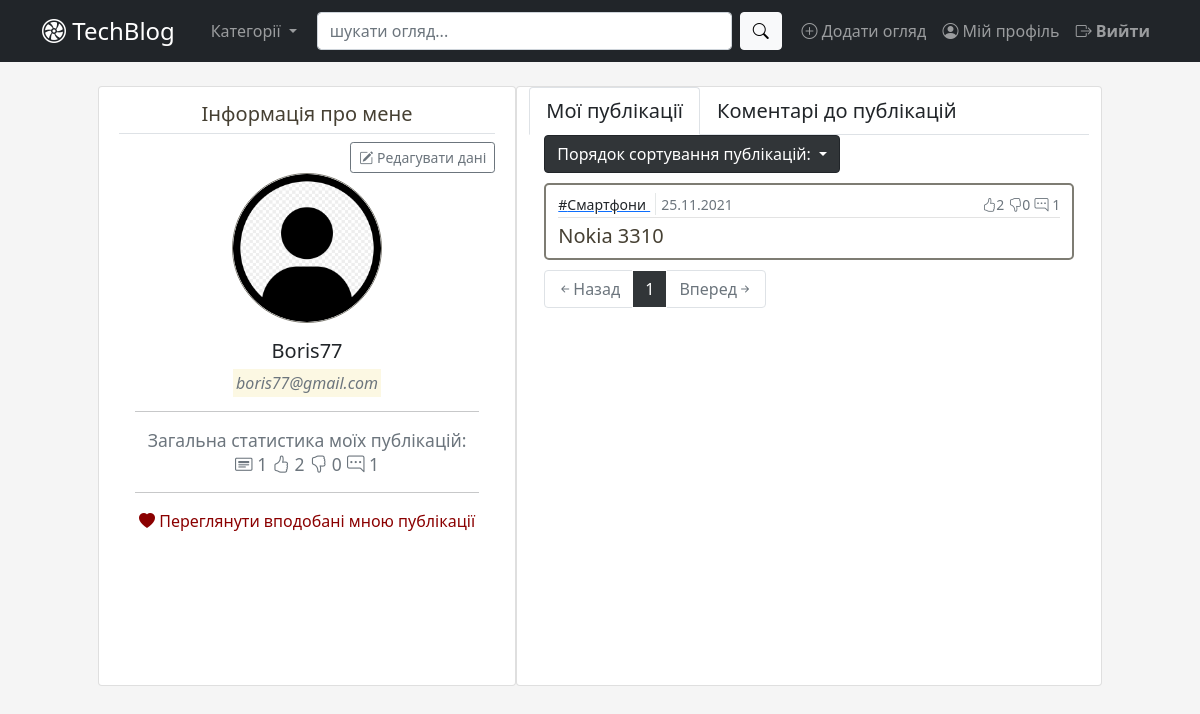
Before: /auth/account (signed in) with the older database file.
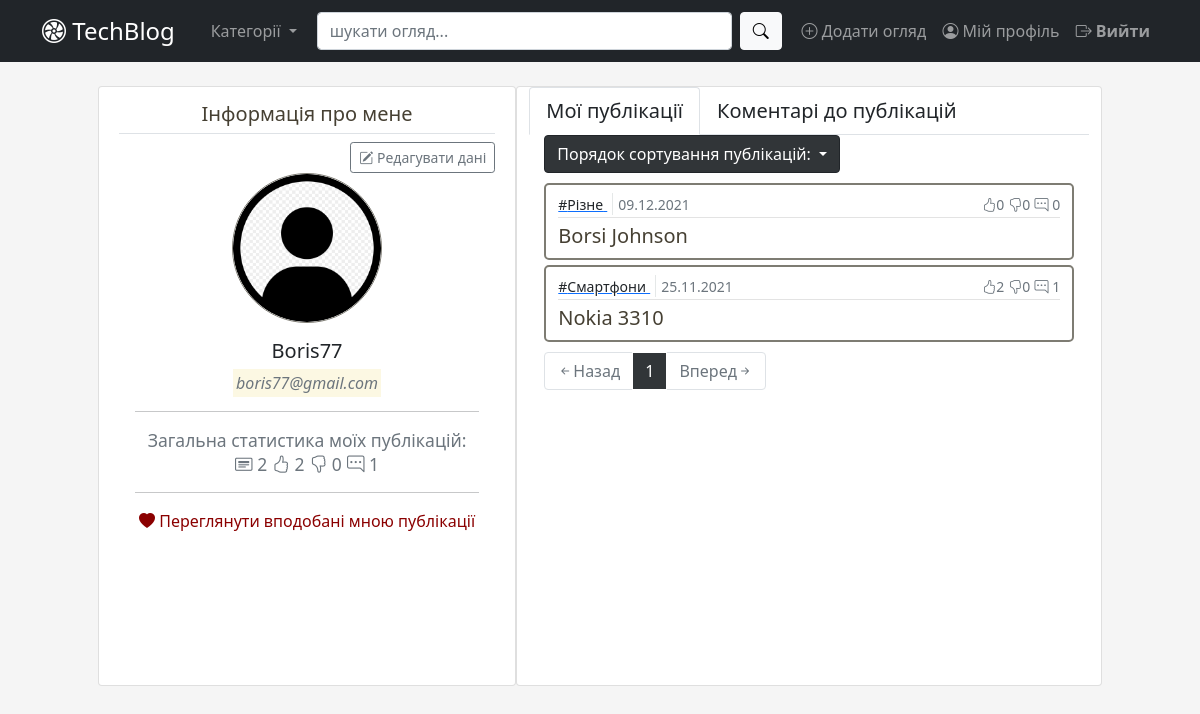
After: the same page with the newer database file.
### app/user/models.py (models this page shows, shortened)
class User(db.Model, UserMixin):  # type: ignore
    id = db.Column(db.Integer, primary_key=True)  # type: ignore
    username = db.Column(db.String(30), unique=True, nullable=False)
    email = db.Column(db.String(50), unique=True, nullable=False)
    password = db.Column(db.String(30), nullable=False)
    picture = db.Column(db.String(20), nullable=False,
                        server_default='default.jpg')  # type: ignore
    admin = db.Column(db.Boolean, default=False)  # type: ignore
    comment = db.relationship('Comment', backref='user_br', lazy=True)
    like = db.relationship('Like', backref='user_br', lazy=True)
    posts = db.relationship('Post', backref='user_br', lazy=True)
    def is_admin(self):
        return self.admin
    def get_statistic(self):
        posts = Post.query.filter_by(user_id=self.id)
        result = {
            'posts_num': posts.count(),
            'likes': 0,
            'dislikes': 0,
            'comments': 0
        }
        for post in posts:
            result['likes'] = result['likes'] + post.total_likes
            result['dislikes'] = result['dislikes'] + post.total_dislikes
            result['comments'] = result['comments'] + post.total_comments
        return result
    def get_liked_posts(self):
        return db.session.query(Post).join(Like).\
            filter(Like.post_id == Post.id, Like.status == True).\
            filter(Like.user_id == self.id).order_by(Like.id.desc())

### app/blog/models.py (models this page shows, shortened)
class Post(db.Model):  # type: ignore
    __searchable__ = ['title']
    id = db.Column(db.Integer, primary_key=True)  # type: ignore
    category_id = db.Column(db.Integer, db.ForeignKey('category.id'),
                            nullable=False)  # type: ignore
    user_id = db.Column(db.Integer(), db.ForeignKey('user.id'))  # type: ignore
    title = db.Column(db.String(100), nullable=False)  # type: ignore
    content = db.Column(db.Text)  # type: ignore
    created_at = db.Column(db.DateTime, default=datetime.now)  # type: ignore
    comments = db.relationship('Comment', backref='post_br', lazy=True)
    likes = db.relationship('Like', backref='post_br', lazy=True)
    @hybrid_property
    def total_comments(self):
        return Comment.query.filter(Comment.post_id == self.id).count()
    @hybrid_property
    def total_likes(self):
        return Like.query.filter(
            Like.post_id == self.id,
            Like.status == True).count()
    @hybrid_property
    def total_dislikes(self):
        return Like.query.filter(
            Like.post_id == self.id,
            Like.status == False).count()

class Category(db.Model):  # type: ignore
    id = db.Column(db.Integer, primary_key=True)  # type: ignore
    name = db.Column(db.String(25), unique=True, nullable=False)
    category = db.relationship('Post', backref='category_br', lazy=True)

### app/user/views.py (the view)
@user_bp.route("/account")
@login_required
def account():
    posts = Post.query.filter_by(user_id=current_user.id)
    posts, sort_by = handle_posts_view(posts,
                                       request.args)
    comments = db.session.query(Comment).join(Post). \
        filter(Comment.post_id == Post.id,
               Comment.user_id != current_user.id,
               Post.user_id == current_user.id). \
        order_by(Comment.created_at.desc())
    return render_template('account.html', posts=posts, sort_by=sort_by,
                           liked_posts=current_user.get_liked_posts(),
                           comments=comments)

### app/user/models.py (called while the page is built)
@login_manager.user_loader
def load_user(user_id):
    return User.query.get(int(user_id))

### app/utils.py (called while the page is built)
def sort_posts(posts, sort_by):
    print('sort_posts')
    if sort_by == 'best':
        print('best')
        return posts.order_by(
            (Post.total_likes - Post.total_dislikes).desc(),
            Post.total_likes.desc()
        )
    elif sort_by == 'oldest':
        print('oldest')
        return posts.order_by(Post.created_at.asc())
    else:
        print('newest')
        return posts.order_by(Post.created_at.desc())

def handle_posts_view(posts, request_args):
    page = request_args.get('page', 1, type=int)
    sort_by = request_args.get('sort_by', 'newest', type=str)
    posts = sort_posts(posts, sort_by)
    posts = posts.paginate(page=page, per_page=5)
    return posts, sort_by

### app/user/templates/user/account.html (shortened to what this page needs)
{% extends "base.html" %}
{% block main %}
  {% from "_render_field.html" import render_liked_post_item, render_post_item_account, pagination_block, render_sorting_menu %}
  <div id="profile-main" class="row blogger-profile-section">
    <div id="profile-info" class="card col-5">
      <div class="p-2">
        <legend class="border-bottom text-center text-title p-1">Інформація про мене</legend>
        <div align="right"><a href="{{url_for('user_bp_in.account_update')}}" role="button" class="btn btn-outline-secondary btn-sm bi bi-pencil-square m-0" id="edit-button"> Редагувати дані</a></div>
          <div align="center">
            <img src="{{url_for('static',filename='profile_pictures/' + current_user.picture)}}" class="rounded-circle profile-img" alt="profile-image">
            <div class="card-body">
              <h5 class="card-title">{{ current_user.username }}</h5>
              <mark><em class="card-title text-muted">{{ current_user.email }}</em></mark>
              {% if posts.items[0] %}
                <hr>
                <div class="mt-3 h5">
                  <small class="text-muted">Загальна статистика моїх публікацій:</small>
                  <p>
                    <small class="text-muted"><i class="bi bi-card-heading" title="Загальна кількість публікацій"></i> {{current_user.get_statistic()['posts_num'] }}</small>
                    <small class="text-muted"><i class="bi bi-hand-thumbs-up" title="Кількість лайків"></i> {{ current_user.get_statistic()['likes'] }}</small>
                    <small class="text-muted"><i class="bi bi-hand-thumbs-down" title="Кількість дизлайків"></i> {{ current_user.get_statistic()['dislikes'] }}</small>
                    <small class="text-muted"><i class="bi bi-chat-right-dots" title="Кількість коментарів"></i> {{ current_user.get_statistic()['comments'] }}</small>
                  </p>
                </div>
              {% endif %}
              <hr>
              <div align="center"><a id="show-liked-link" class="bi bi-heart-fill m-0" data-bs-toggle="offcanvas" href="#offcanvasLikedPosts" role="button" aria-controls="offcanvasLikedPosts"> Переглянути вподобані мною публікації</a></div>
            </div>
        </div>
      </div>
    </div>
    <div id="posts-info" class="card col">
      <nav>
        <div class="nav nav-tabs" id="nav-tab" role="tablist">
            <button class="nav-link active text-dark text-title" id="nav-my-posts-tab" data-bs-toggle="tab" data-bs-target="#nav-my-posts" type="button" role="tab" aria-controls="nav-my-posts" aria-selected="true">Мої публікації</button>
            <button class="nav-link text-dark text-title" id="nav-new-comments-tab" data-bs-toggle="tab" data-bs-target="#nav-new-comments" type="button" role="tab" aria-controls="nav-new-comments" aria-selected="false" title="до моїх публікацій">Коментарі до публікацій</button>
        </div>
      </nav>
      <div class="tab-content" id="nav-tabContent" style="overflow-y: scroll; overflow: auto;">
          <div class="tab-pane fade show active" id="nav-my-posts" role="tabpanel" aria-labelledby="nav-my-posts">
            {{ render_sorting_menu() }}
            {% for post in posts.items %}
               {{ render_post_item_account(post) }}
            {% endfor %}
            {{ pagination_block(posts, sort_by) }}
          </div>
      </div>
    </div>
  </div>
{% endblock main %}

### app/templates/base.html (shortened to what this page needs)
<!DOCTYPE html>
<html>
<head lang="en">
  <link href="https://cdn.jsdelivr.net/npm/bootstrap@5.1.3/dist/css/bootstrap.min.css" rel="stylesheet">
  <link rel="stylesheet" href="https://cdn.jsdelivr.net/npm/bootstrap-icons@1.7.1/font/bootstrap-icons.css">
  <link rel="stylesheet" type="text/css" href="{{ url_for('static', filename='css/custom.css') }}">
  <link href="https://cdn.jsdelivr.net/npm/summernote@0.8.18/dist/summernote-lite.min.css" rel="stylesheet">
  </head>
<body>
  <header>
    <nav class="navbar navbar-expand-lg navbar-dark bg-dark">
      <div class="container">
        <a class="navbar-brand fs-4" href="/"><i class="bi bi-fan"></i> TechBlog</a>
          <li class="navbar-nav dropdown">
            <a class="nav-link dropdown-toggle" href="#" id="navbarDropdown" role="button" data-bs-toggle="dropdown" aria-expanded="false">
              Категорії
            </a>
          </li>
          <div class="col-5">
            <form class="d-flex" method="GET" action="{{ url_for('blog_bp_in.search') }}">
              <input class="form-control me-2" name="query" id="query" type="search" placeholder="шукати огляд..." aria-label="Search">
              <button class="btn btn-light bi bi-search" type="submit"></button>
            </form>
          </div>
          <div class="navbar-nav">
            {% if current_user.is_authenticated %}
              <a class="nav-item nav-link rounded bi bi-plus-circle" href="{{ url_for('blog_bp_in.post_create') }}"> Додати огляд</a>
              <a class="nav-item nav-link rounded bi bi-person-circle" href="{{ url_for('user_bp_in.account') }}"> Мій профіль</a>
              <a class="nav-item nav-link rounded bi bi-box-arrow-right" href="{{ url_for('user_bp_in.logout') }}"> <b>Вийти</b></a>
            {% else %}
              <a class="nav-item nav-link rounded bi bi-box-arrow-in-right" href="{{ url_for('user_bp_in.login') }}"> <b>Увійти</b></a>
              <a class="nav-item nav-link rounded bi bi-person-plus-fill" href="{{ url_for('user_bp_in.register') }}"> <b>Зареєструватись</b></a>
            {% endif %}
          </div>
      </div>
    </nav>
  </header>
  <main class="container d-flex flex-column">
    <br>
    <div>
    {% block main %}
    {% endblock %}
    </div>
  </main>
</body>
</html>

### app/templates/_render_field.html (shortened to what this page needs)
{% macro render_post_item_account(post) %}
  <article class="media article-section base-article-property">
    <div class="media-body">
      <div class="article-metadata">
        <a class="separator" href="{{url_for('blog_bp_in.posts_by_category', id=post.category_br.id)}}">
          <small class="link-dark">#{{ post.category_br.name }}</small>
        </a>
        <small class="text-muted">{{ post.created_at.strftime('%d.%m.%Y') }}</small>
        <div class="align-right">
          <small class="text-muted"><i class="bi bi-hand-thumbs-up"></i>{{post.total_likes}}</small>
          <small class="text-muted"><i class="bi bi-hand-thumbs-down"></i>{{post.total_dislikes}}</small>
          <small class="text-muted"><i class="bi bi-chat-right-dots"></i> {{post.total_comments}}</small>
        </div>
      </div>
        <a class="article-title-small" href="{{url_for('blog_bp_in.post_view', post_id=post.id)}}"> {{ post.title }} </a>
    </div>
  </article>
{% endmacro %}
{% macro render_sorting_menu() %}
  <div class="dropdown block-margin">
    <button class="btn btn-dark dropdown-toggle" type="button" data-bs-toggle="dropdown" aria-expanded="false">
      Порядок сортування публікацій:
    </button>
  </div>
{% endmacro %}
{% macro pagination_block(posts, sort_by) %}
  <ul class="pagination">
     {% if posts.has_prev %}
        <li class="page-item" aria-current="page"><a class="page-link" href="{{ url_for(request.url_rule.endpoint, sort_by=sort_by, page=posts.page-1) }}"><i class="bi bi-arrow-left-short"></i>Назад</a></li>
     {% else %}
        <li class="page-item disabled" aria-current="page"><a class="page-link"><i class="bi bi-arrow-left-short"></i>Назад</a></li>
     {% endif %}
     {% for page_num in posts.iter_pages(left_edge=1, right_edge=1, left_current=2, right_current=3) %}
        {% if page_num %}
          {% if posts.page == page_num %}
              <li class="page-item active" aria-current="page"><a class="page-link" href="{{ url_for(request.url_rule.endpoint, sort_by=sort_by, page=page_num) }}">{{ page_num }}</a></li>
          {% else %}
              <li class="page-item"><a class="page-link" href="{{ url_for(request.url_rule.endpoint, sort_by=sort_by, page=page_num) }}">{{ page_num }}</a></li>
          {% endif %}
        {% else %}
           <li class="page-item disabled"> <a class="page-link"> ... </a></li>
        {% endif %}
     {% endfor %}
     {% if posts.has_next %}
        <li class="page-item" aria-current="page"><a class="page-link" href="{{ url_for(request.url_rule.endpoint, sort_by=sort_by, page=posts.page+1) }}">Вперед<i class="bi bi-arrow-right-short"></i></a></li>
     {% else %}
        <li class="page-item disabled" aria-current="page"><a class="page-link">Вперед<i class="bi bi-arrow-right-short"></i></a></li>
     {% endif %}
  </ul>
{% endmacro %}

### app/static/css/custom.css (style rules this page uses)
body { background-color: #f5f5f5; !important; }
.article-section { background: white; padding: 10px 20px; border: 2px solid #7E7C73; border-radius: 5px; margin: 5px 15px; }
.article-metadata { padding-bottom: 1px; margin-bottom: 3px; border-bottom: 1px solid #e3e3e3; }
.profile-img { display: block; height: 150px; width: 150px; border: 1px solid #7E7C73; }
.align-right { float:right; }
#posts-info { height:600px; }
.article-title-small { font-size: 20px; color: #464033; font-weight: 500; text-decoration: none; }
.base-article-property { margin:5px 15px; padding: 7px 12px; text-align: left; }
#edit-button { margin:5px; position:sticky; top:0; right:0; }
.blogger-profile-section { overflow:auto; margin:auto; width:90%; }
.text-title { font-size: 20px; color: #464033; font-weight: 400; }
#show-liked-link { color: #8b0000; text-decoration: none; }
.separator { border-right: thin solid #E5E8E8; padding-right: 5px; margin-right: 5px; }
.pagination { margin: 10px 15px; }
.page-link { color: #313538; }
.page-item.active .page-link { background: #313538; color: white; border-color: white; }
.btn.btn-dark.dropdown-toggle { background: #313538; }
.block-margin { margin-left: 15px; margin-bottom: 10px; }

Changed rows visible on the page:
added Post: category_br.name "Різне", created_at "09.12.2021", total_likes "0", total_dislikes "0", total_comments "0", title "Borsi Johnson"
Other visible differences:
{{ current_user.get_statistic()['posts_num'] }}: "1" → "2"
